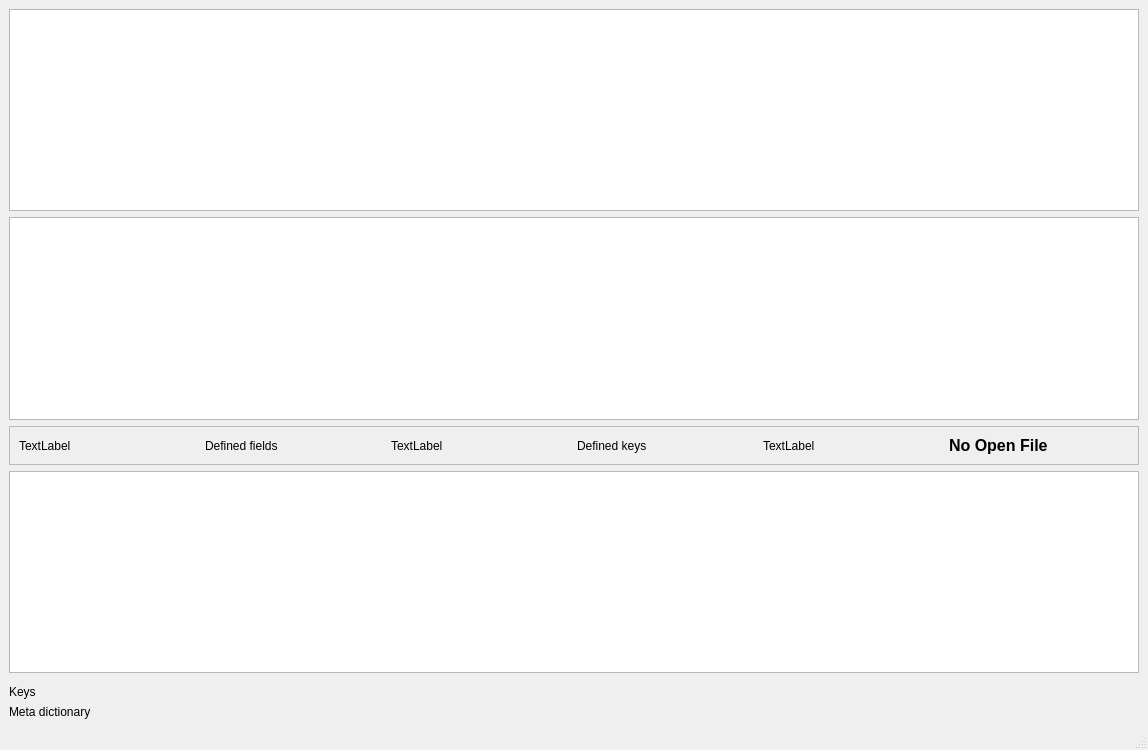
<?xml version="1.0" encoding="UTF-8"?>
<ui version="4.0">
 <class>DicEdit</class>
 <widget class="QMainWindow" name="DicEdit">
  <property name="geometry">
   <rect>
    <x>0</x>
    <y>0</y>
    <width>1148</width>
    <height>750</height>
   </rect>
  </property>
  <property name="windowTitle">
   <string>MainWindow</string>
  </property>
  <widget class="QWidget" name="centralwidget">
   <layout class="QVBoxLayout" name="gabu">
    <property name="sizeConstraint">
     <enum>QLayout::SetNoConstraint</enum>
    </property>
    <item>
     <widget class="QTableView" name="displayDicTBv"/>
    </item>
    <item>
     <widget class="ZQTreeView" name="displayKeyTRv"/>
    </item>
    <item>
     <widget class="QFrame" name="frame">
      <property name="frameShape">
       <enum>QFrame::StyledPanel</enum>
      </property>
      <property name="frameShadow">
       <enum>QFrame::Raised</enum>
      </property>
      <layout class="QHBoxLayout" name="horizontalLayout_2">
       <item>
        <widget class="QLabel" name="DicNameLBl">
         <property name="text">
          <string>TextLabel</string>
         </property>
        </widget>
       </item>
       <item>
        <widget class="QLabel" name="label_4">
         <property name="text">
          <string>Defined fields</string>
         </property>
        </widget>
       </item>
       <item>
        <widget class="QLabel" name="FieldsNbLBl">
         <property name="text">
          <string>TextLabel</string>
         </property>
        </widget>
       </item>
       <item>
        <widget class="QLabel" name="label_3">
         <property name="text">
          <string>Defined keys</string>
         </property>
        </widget>
       </item>
       <item>
        <widget class="QLabel" name="KeysNbLBl">
         <property name="text">
          <string>TextLabel</string>
         </property>
        </widget>
       </item>
       <item>
        <widget class="QLabel" name="ClosedLBl">
         <property name="font">
          <font>
           <pointsize>12</pointsize>
           <weight>75</weight>
           <bold>true</bold>
          </font>
         </property>
         <property name="text">
          <string>No Open File</string>
         </property>
        </widget>
       </item>
      </layout>
     </widget>
    </item>
    <item>
     <widget class="QTableView" name="displayKeyTBv"/>
    </item>
    <item>
     <widget class="QWidget" name="widget" native="true"/>
    </item>
    <item>
     <widget class="QLabel" name="label_5">
      <property name="text">
       <string>Keys</string>
      </property>
     </widget>
    </item>
    <item>
     <widget class="QLabel" name="label_2">
      <property name="text">
       <string>Meta dictionary</string>
      </property>
     </widget>
    </item>
   </layout>
  </widget>
  <widget class="QStatusBar" name="statusbar"/>
 </widget>
 <customwidgets>
  <customwidget>
   <class>ZQTreeView</class>
   <extends>QTreeView</extends>
   <header>zqtreeview.h</header>
  </customwidget>
 </customwidgets>
 <resources/>
 <connections/>
</ui>
